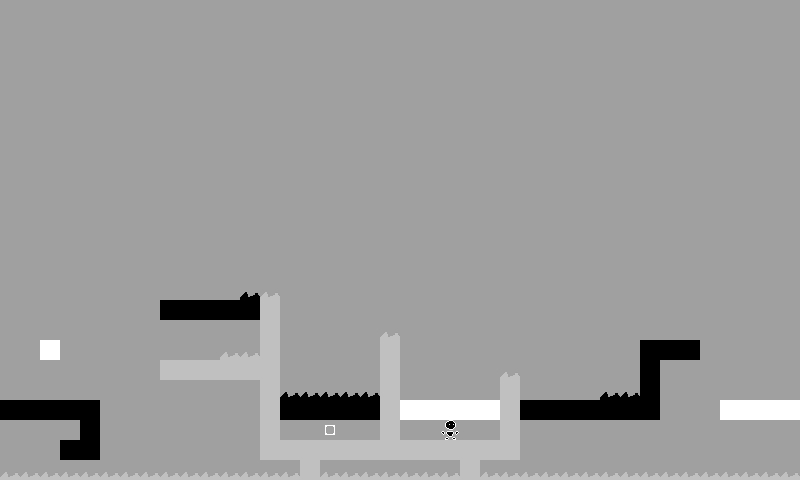

This is a level from a 2D game, rendered from its Tiled map with the project's own tilesets. A one-line summary and the map file follow, with tile-layer data summarised:
An orthogonal 40x24 tile map with 20x20 px tiles, 1 tile layer (Map).

<map version="1.2" tiledversion="1.2.5" orientation="orthogonal" renderorder="right-down" width="40" height="24" tilewidth="20" tileheight="20" infinite="0" backgroundcolor="#a0a0a0" nextlayerid="7" nextobjectid="1">
 <properties>
  <property name="Background" type="int" value="255" />
  <property name="Title" value="An Unintended Solution" />
  <property name="Wrapping" type="int" value="1" />
 </properties>
 <tileset firstgid="1" name="tmx_ss" tilewidth="20" tileheight="20" tilecount="30" columns="3">
  <image source="tmx_ss.png" width="60" height="200" />
  <tile id="0" type="Player">
   <properties>
    <property name="Color" type="int" value="0" />
    <property name="Flipped" type="int" value="0" />
   </properties>
  </tile>
  <tile id="1" type="Player">
   <properties>
    <property name="Color" type="int" value="0" />
    <property name="Flipped" type="int" value="1" />
   </properties>
  </tile>
  <tile id="2" type="RGBSphere">
   <properties>
    <property name="Color" type="int" value="192" />
    <property name="Flipped" type="int" value="0" />
   </properties>
  </tile>
  <tile id="3" type="Block">
   <properties>
    <property name="Color" type="int" value="0" />
    <property name="Flipped" type="int" value="0" />
   </properties>
  </tile>
  <tile id="4" type="Block">
   <properties>
    <property name="Color" type="int" value="192" />
    <property name="Flipped" type="int" value="0" />
   </properties>
  </tile>
  <tile id="5" type="Block">
   <properties>
    <property name="Color" type="int" value="255" />
    <property name="Flipped" type="int" value="0" />
   </properties>
  </tile>
  <tile id="6" type="Exit">
   <properties>
    <property name="Color" type="int" value="0" />
    <property name="Flipped" type="int" value="0" />
   </properties>
  </tile>
  <tile id="7" type="Exit">
   <properties>
    <property name="Color" type="int" value="192" />
    <property name="Flipped" type="int" value="0" />
   </properties>
  </tile>
  <tile id="8" type="Exit">
   <properties>
    <property name="Color" type="int" value="255" />
    <property name="Flipped" type="int" value="0" />
   </properties>
  </tile>
  <tile id="9" type="Pit">
   <properties>
    <property name="Color" type="int" value="0" />
    <property name="Flipped" type="int" value="0" />
   </properties>
  </tile>
  <tile id="10" type="Pit">
   <properties>
    <property name="Color" type="int" value="192" />
    <property name="Flipped" type="int" value="0" />
   </properties>
  </tile>
  <tile id="11" type="Pit">
   <properties>
    <property name="Color" type="int" value="255" />
    <property name="Flipped" type="int" value="0" />
   </properties>
  </tile>
  <tile id="12" type="Pit">
   <properties>
    <property name="Color" type="int" value="0" />
    <property name="Flipped" type="int" value="1" />
   </properties>
  </tile>
  <tile id="13" type="Pit">
   <properties>
    <property name="Color" type="int" value="192" />
    <property name="Flipped" type="int" value="1" />
   </properties>
  </tile>
  <tile id="14" type="Pit">
   <properties>
    <property name="Color" type="int" value="255" />
    <property name="Flipped" type="int" value="1" />
   </properties>
  </tile>
  <tile id="15" type="Breakable">
   <properties>
    <property name="Color" type="int" value="0" />
    <property name="Flipped" type="int" value="0" />
   </properties>
  </tile>
  <tile id="16" type="Breakable">
   <properties>
    <property name="Color" type="int" value="192" />
    <property name="Flipped" type="int" value="0" />
   </properties>
  </tile>
  <tile id="17" type="Breakable">
   <properties>
    <property name="Color" type="int" value="255" />
    <property name="Flipped" type="int" value="0" />
   </properties>
  </tile>
  <tile id="18" type="Breakable">
   <properties>
    <property name="Color" type="int" value="0" />
    <property name="Flipped" type="int" value="1" />
   </properties>
  </tile>
  <tile id="19" type="Breakable">
   <properties>
    <property name="Color" type="int" value="192" />
    <property name="Flipped" type="int" value="1" />
   </properties>
  </tile>
  <tile id="20" type="Breakable">
   <properties>
    <property name="Color" type="int" value="255" />
    <property name="Flipped" type="int" value="1" />
   </properties>
  </tile>
  <tile id="21" type="Jumpad">
   <properties>
    <property name="Color" type="int" value="0" />
    <property name="Flipped" type="int" value="0" />
   </properties>
  </tile>
  <tile id="22" type="Jumpad">
   <properties>
    <property name="Color" type="int" value="192" />
    <property name="Flipped" type="int" value="0" />
   </properties>
  </tile>
  <tile id="23" type="Jumpad">
   <properties>
    <property name="Color" type="int" value="255" />
    <property name="Flipped" type="int" value="0" />
   </properties>
  </tile>
  <tile id="24" type="Jumpad">
   <properties>
    <property name="Color" type="int" value="0" />
    <property name="Flipped" type="int" value="1" />
   </properties>
  </tile>
  <tile id="25" type="Jumpad">
   <properties>
    <property name="Color" type="int" value="192" />
    <property name="Flipped" type="int" value="1" />
   </properties>
  </tile>
  <tile id="26" type="Jumpad">
   <properties>
    <property name="Color" type="int" value="255" />
    <property name="Flipped" type="int" value="1" />
   </properties>
  </tile>
  <tile id="27" type="KillBlock">
   <properties>
    <property name="Color" type="int" value="192" />
    <property name="Flipped" type="int" value="0" />
   </properties>
  </tile>
  <tile id="28" type="Flipad">
   <properties>
    <property name="Color" type="int" value="192" />
    <property name="Flipped" type="int" value="0" />
   </properties>
  </tile>
  <tile id="29" type="Flipad">
   <properties>
    <property name="Color" type="int" value="255" />
    <property name="Flipped" type="int" value="0" />
   </properties>
  </tile>
 </tileset>
 <layer id="4" name="Map" width="40" height="24">
  <data>[960 cells, 128 non-empty, 7 distinct tile ids]</data>
 </layer>
</map>
